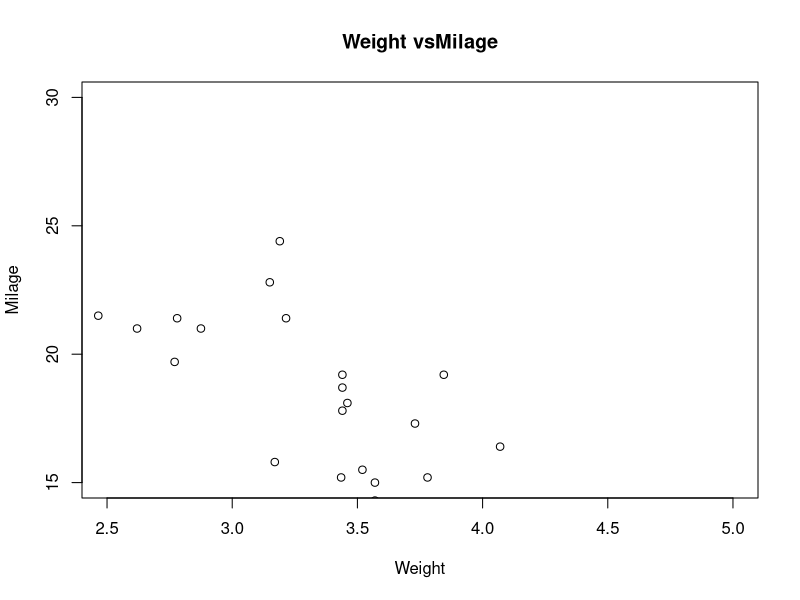

This figure's R source:
# DATA VISUALIZATION USING SCATTER PLOT PLOTTING FRAMEWORK

input<- mtcars[,c('wt','mpg')]
png(file = "scatterplot.png")
plot(x = input$wt,y = input$mpg,
xlab = "Weight",
ylab = "Milage",
xlim = c(2.5,5),
ylim = c(15,30),
main = "Weight vsMilage")
dev.off()